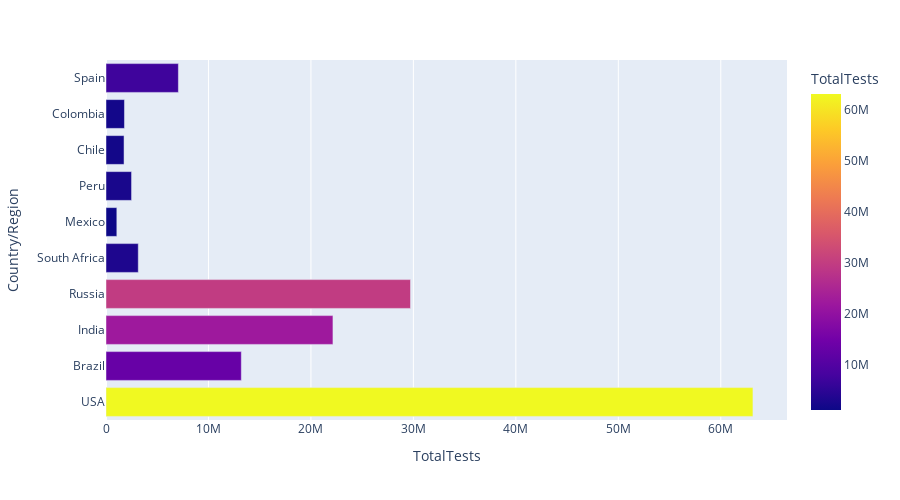

The notebook cell this image was saved under:
### Code cell
px.bar(df1.head(10), x='TotalTests', y='Country/Region', 
       color='TotalTests', height=500, hover_data=['Country/Region','Continent'])

### Figure 1 — Plotly figure (JSON) as saved in the notebook; plotly's stock layout.template omitted (floating-point values rounded to 4 significant figures)
{"data": [{"alignmentgroup": "True", "customdata": [["North America"], ["South America"], ["Asia"], ["Europe"], ["Africa"], ["North America"], ["South America"], ["South America"], ["South America"], ["Europe"]], "hovertemplate": "TotalTests=%{marker.color}<br>Country/Region=%{y}<br>Continent=%{customdata[0]}<extra></extra>", "legendgroup": "", "marker": {"color": [63139605, 13206188, 22149351, 29716907, 3149807, 1056915, 2493429, 1760615, 1801835, 7064329], "coloraxis": "coloraxis", "pattern": {"shape": ""}}, "name": "", "offsetgroup": "", "orientation": "h", "showlegend": false, "textposition": "auto", "type": "bar", "x": [63139605, 13206188, 22149351, 29716907, 3149807, 1056915, 2493429, 1760615, 1801835, 7064329], "xaxis": "x", "y": ["USA", "Brazil", "India", "Russia", "South Africa", "Mexico", "Peru", "Chile", "Colombia", "Spain"], "yaxis": "y"}], "layout": {"barmode": "relative", "coloraxis": {"colorbar": {"title": {"text": "TotalTests"}}, "colorscale": [[0, "#0d0887"], [0.1111, "#46039f"], [0.2222, "#7201a8"], [0.3333, "#9c179e"], [0.4444, "#bd3786"], [0.5556, "#d8576b"], [0.6667, "#ed7953"], [0.7778, "#fb9f3a"], [0.8889, "#fdca26"], [1, "#f0f921"]]}, "height": 500, "legend": {"tracegroupgap": 0}, "margin": {"t": 60}, "xaxis": {"anchor": "y", "domain": [0, 1], "title": {"text": "TotalTests"}}, "yaxis": {"anchor": "x", "domain": [0, 1], "title": {"text": "Country/Region"}}}}
